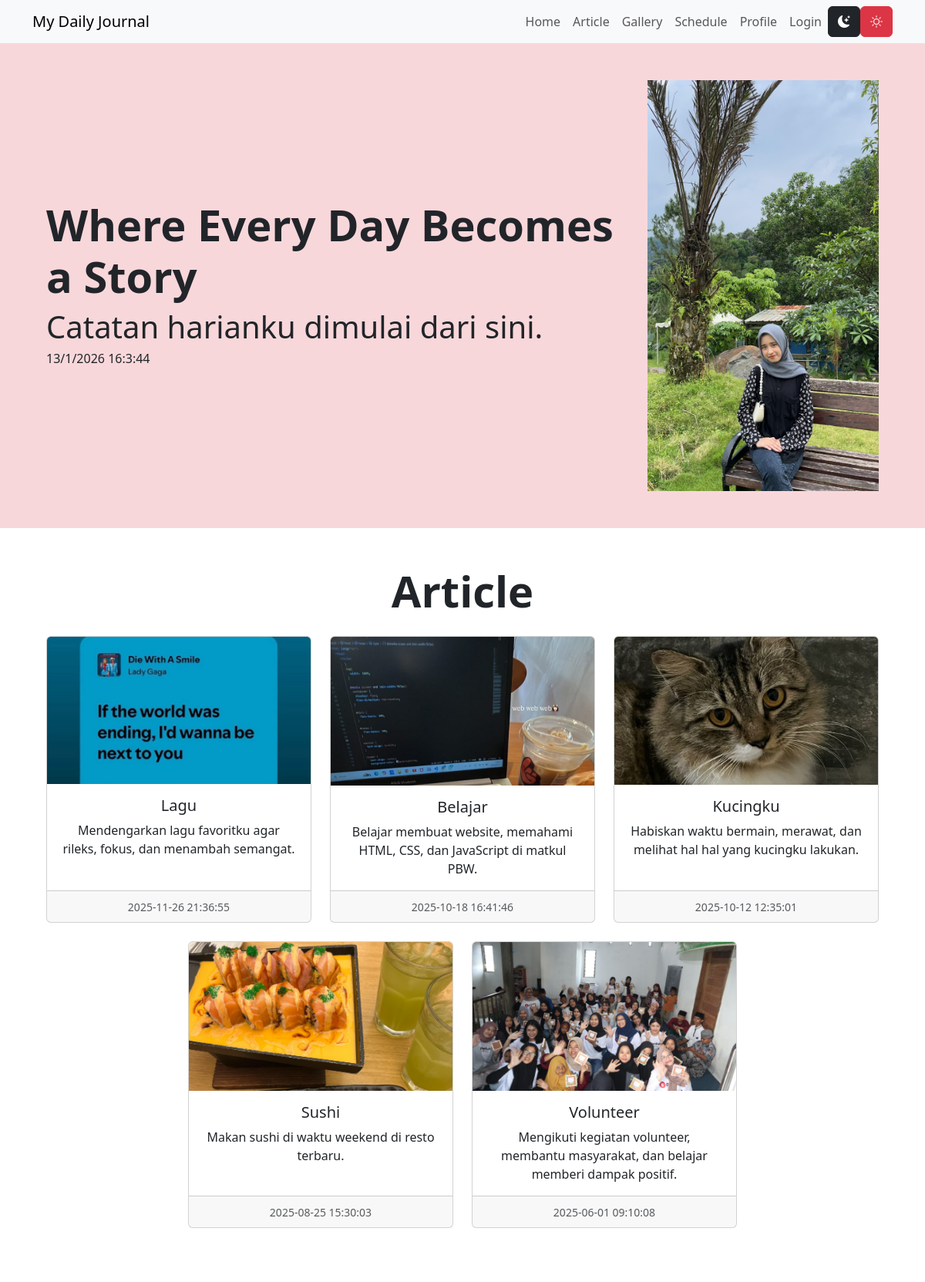
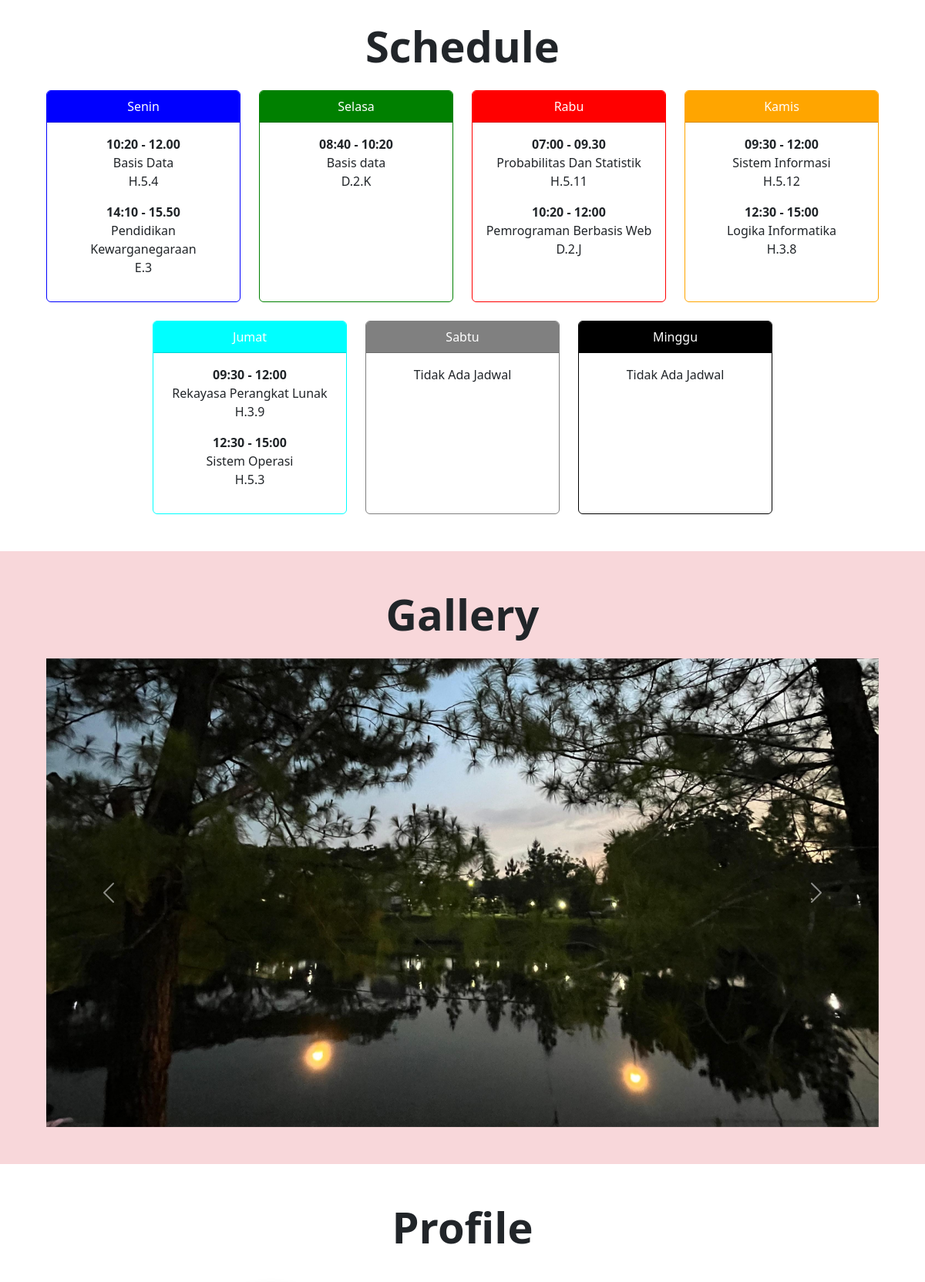
The page / (upper part) on the database its author committed (2 pictures, top to bottom).
### tables this page shows
CREATE TABLE `article` (
  `id` int(11) NOT NULL,
  `judul` text DEFAULT NULL,
  `isi` text DEFAULT NULL,
  `gambar` text DEFAULT NULL,
  `tanggal` datetime DEFAULT NULL,
  `username` varchar(50) DEFAULT NULL
);

### index.php (the view, shortened to what this page needs)
<?php
include "koneksi.php";
?>
<!DOCTYPE html>
<html lang="en">
  <head>
    <link
      rel="stylesheet"
      href="https://cdn.jsdelivr.net/npm/bootstrap-icons@1.11.1/font/bootstrap-icons.css"
    />
    <link
      href="https://cdn.jsdelivr.net/npm/bootstrap@5.3.2/dist/css/bootstrap.min.css"
      rel="stylesheet"
    />
  </head>
  <body>
    <nav class="navbar navbar-expand-sm bg-body-tertiary sticky-top">
      <div class="container">
        <a class="navbar-brand" href="#">My Daily Journal</a>
        <div class="collapse navbar-collapse" id="navbarSupportedContent">
          <ul class="navbar-nav ms-auto mb-2 mb-lg-0 text-dark">
            <li class="nav-item">
              <a class="nav-link" href="#">Home</a>
            </li>
            <li class="nav-item">
              <a class="nav-link" href="#article">Article</a>
            </li>
            <li class="nav-item">
              <a class="nav-link" href="#gallery">Gallery</a>
            </li>
            <li class="nav-item">
              <a class="nav-link" href="#schedule">Schedule</a>
            </li>
            <li class="nav-item">
              <a class="nav-link" href="#profile">Profile</a>
            </li>
            <li class="nav-item">
              <a class="nav-link" href="login.php" target="_blank">Login</a>
            </li>
            <button
              type="button"
              class="btn btn-dark theme"
              id="dark"
              title="dark"
            >
              <i class="bi bi-moon-stars-fill"></i>
            </button>
            <button
              type="button"
              class="btn btn-danger theme"
              id="light"
              title="light"
            >
              <i class="bi bi-brightness-high"></i>
            </button>
          </ul>
        </div>
      </div>
    </nav>
    <section id="hero" class="text-center p-5 bg-danger-subtle text-sm-start">
      <div class="container">
        <div class="d-sm-flex flex-sm-row-reverse align-items-center">
          <img src="img/gambar1.jpg" class="img-fluid" width="300" />
          <div>
            <h1 class="fw-bold display-4">
              Where Every Day Becomes a Story
            </h1>
            <h4 class="lead display-6">
              Catatan harianku dimulai dari sini.
            </h4>
            <h6>
              <span id="tanggal"></span>
              <span id="jam"></span>
            </h6>
          </div>
        </div>
      </div>
    </section>
<section id="article" class="text-center p-5">
  <div class="container">
    <h1 class="fw-bold display-4 pb-3">Article</h1>
    <div class="row row-cols-1 row-cols-md-3 g-4 justify-content-center">
      <?php
      $sql = "SELECT * FROM article ORDER BY tanggal DESC";
      $hasil = $conn->query($sql);
      while($row = $hasil->fetch_assoc()){
      ?>
        <div class="col">
          <div class="card h-100">
            <img src="img/<?= $row["gambar"]?>" class="card-img-top" alt="..." />
            <div class="card-body">
              <h5 class="card-title"><?= $row["judul"]?></h5>
              <p class="card-text">
                <?= $row["isi"]?>
              </p>
            </div>
            <div class="card-footer">
              <small class="text-body-secondary">
                <?= $row["tanggal"]?>
              </small>
            </div>
          </div>
        </div>
        <?php
      }
      ?>
    </div>
  </div>
</section>
    <section id="schedule" class="text-center p-5">
      <div class="container">
        <h1 class="fw-bold display-4 pb-3">Schedule</h1>
        <div class="row row-cols-1 row-cols-md-4 g-4 justify-content-center">
          <div class="col">
            <div class="card h-100 text-body senin">
              <div class="card-header text-white">Senin</div>
              <div class="card-body">
                <p class="card-text">
                  <b>10:20 - 12.00</b><br />
                  Basis Data<br />
                  H.5.4
                </p>
                <p>
                  <b>14:10 - 15.50</b><br />
                  Pendidikan Kewarganegaraan<br />
                  E.3
                </p>
              </div>
            </div>
          </div>
          <div class="col">
            <div class="card h-100 text-body selasa">
              <div class="card-header text-white">Selasa</div>
              <div class="card-body">
                <p class="card-text">
                  <b>08:40 - 10:20 </b><br />
                  Basis data<br />
                  D.2.K
                </p>
              </div>
            </div>
          </div>
          <div class="col">
            <div class="card h-100 text-body rabu">
              <div class="card-header text-white">Rabu</div>
              <div class="card-body">
                <p class="card-text">
                  <b> 07:00 - 09.30</b><br />
                  Probabilitas Dan Statistik <br />
                  H.5.11
                </p>
                <p>
                  <b> 10:20 - 12:00 </b><br />
                  Pemrograman Berbasis Web <br />
                  D.2.J
                </p>
              </div>
            </div>
          </div>
          <div class="col">
            <div class="card h-100 text-body kamis">
              <div class="card-header text-white">Kamis</div>
              <div class="card-body">
                <p class="card-text">
                  <b> 09:30 - 12:00 </b><br />
                  Sistem Informasi <br />
                  H.5.12
                </p>
                <p>
                  <b> 12:30 - 15:00 </b><br />
                  Logika Informatika <br />
                  H.3.8
                </p>
              </div>
            </div>
          </div>
          <div class="col">
            <div class="card h-100 text-body jumat">
              <div class="card-header text-white">Jumat</div>
              <div class="card-body">
                <p class="card-text">
                  <b> 09:30 - 12:00 </b><br />
                  Rekayasa Perangkat Lunak<br />
                  H.3.9
                </p>
                <p>
                  <b> 12:30 - 15:00 </b><br />
                  Sistem Operasi <br />
                  H.5.3
                </p>
              </div>
            </div>
          </div>
          <div class="col">
            <div class="card h-100 text-body sabtu">
              <div class="card-header text-white">Sabtu</div>
              <div class="card-body">
                <p class="card-text">Tidak Ada Jadwal</p>
              </div>
            </div>
          </div>
          <div class="col">
            <div class="card h-100 text-body minggu">
              <div class="card-header text-white">Minggu</div>
              <div class="card-body">
                <p class="card-text">Tidak Ada Jadwal</p>
              </div>
            </div>
          </div>
        </div>
      </div>
    </section>
    <section id="gallery" class="text-center p-5 bg-danger-subtle">
      <div class="container">
        <h1 class="fw-bold display-4 pb-3">Gallery</h1>
        <div id="carouselExample" class="carousel slide">
          <div class="carousel-inner">
            <div class="carousel-item active">
              <img src="img/gal1.jpg" class="d-block w-100" alt="..." />
            </div>
          </div>
          <button
            class="carousel-control-prev"
            type="button"
            data-bs-target="#carouselExample"
            data-bs-slide="prev"
          >
            <span class="carousel-control-prev-icon" aria-hidden="true"></span>
          </button>
          <button
            class="carousel-control-next"
            type="button"
            data-bs-target="#carouselExample"
            data-bs-slide="next"
          >
            <span class="carousel-control-next-icon" aria-hidden="true"></span>
          </button>
        </div>
      </div>
    </section>
    <section id="profile" class="text-center p-5">
      <div class="container">
        <h1 class="fw-bold display-4 pb-3">Profile</h1>
        <div class="d-sm-flex align-items-center justify-content-center">
          <div class="p-3">
          </div>
          </div>
        </div>
    </section>
  </body>
</html>

### index.php (style rules this page uses)
.senin { border-color: blue; }
.senin .card-header { background: blue; }
.selasa { border-color: green; }
.selasa .card-header { background: green; }
.rabu { border-color: red; }
.rabu .card-header { background: red; }
.kamis { border-color: orange; }
.kamis .card-header { background: orange; color: black; }
.jumat { border-color: aqua; }
.jumat .card-header { background: aqua; }
.sabtu { border-color: gray; }
.sabtu .card-header { background: gray; }
.minggu { border-color: black; }
.minggu .card-header { background: black; }

### rows shown on the page
article: gambar (picture), judul "Lagu", isi "Mendengarkan lagu favoritku agar rileks, fokus, dan menambah semangat.", tanggal "2025-11-26 21:36:55"
article: gambar (picture), judul "Belajar", isi "Belajar membuat website, memahami HTML, CSS, dan JavaScript di matkul PBW.", tanggal "2025-10-18 16:41:46"
article: gambar (picture), judul "Kucingku", isi "Habiskan waktu bermain, merawat, dan melihat hal hal yang kucingku lakukan.", tanggal "2025-10-12 12:35:01"
article: gambar (picture), judul "Sushi", isi "Makan sushi di waktu weekend di resto terbaru.", tanggal "2025-08-25 15:30:03"
article: gambar (picture), judul "Volunteer", isi "Mengikuti kegiatan volunteer, membantu masyarakat, dan belajar memberi dampak positif.", tanggal "2025-06-01 09:10:08"
